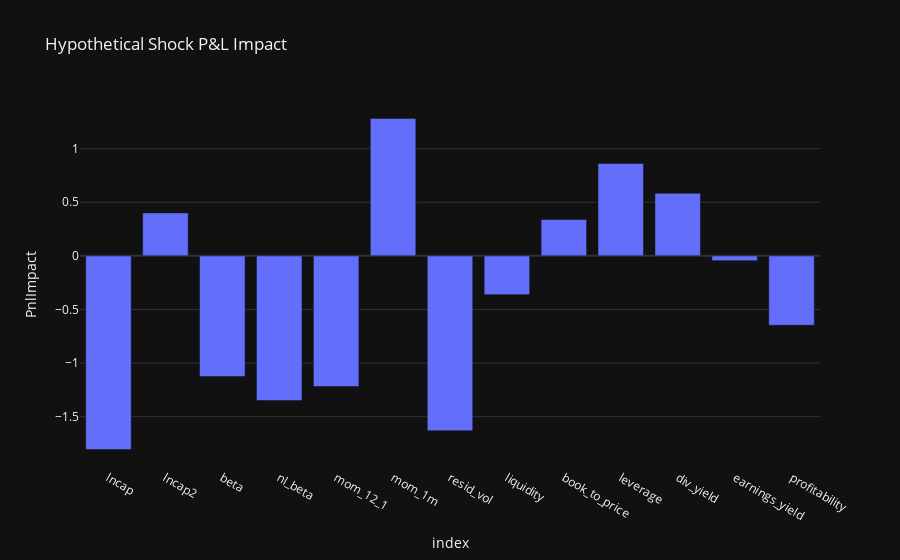

Here is the notebook cell this chart was saved with:
### Markdown cell above
## 8. Scenario Analysis
Simulate portfolio P&L under a hypothetical factor shock:

$$ \Delta \text{P\&L}_f = x_f(t)\,\Delta r_f^{\mathrm{shock}} $$

### Code cell
# 8. Scenario analysis
shock = pd.Series(np.random.randn(len(contrib.columns)), index=contrib.columns)
impact = pfa.scenario_analysis(shock, last_date)
impact_df = impact.reset_index(name='PnlImpact')
fig = px.bar(impact_df, x='index', y='PnlImpact', title='Hypothetical Shock P&L Impact')
fig.show()

### Figure 1 — Plotly figure (JSON) as saved in the notebook; plotly's stock layout.template omitted (floating-point values rounded to 4 significant figures)
{"data": [{"hovertemplate": "index=%{x}<br>PnlImpact=%{y}<extra></extra>", "legendgroup": "", "marker": {"color": "#636efa", "pattern": {"shape": ""}}, "name": "", "orientation": "v", "showlegend": false, "textposition": "auto", "x": ["lncap", "lncap2", "beta", "nl_beta", "mom_12_1", "mom_1m", "resid_vol", "liquidity", "book_to_price", "leverage", "div_yield", "earnings_yield", "profitability"], "xaxis": "x", "y": [-1.807, 0.4007, -1.126, -1.349, -1.219, 1.282, -1.631, -0.3616, 0.3403, 0.8627, 0.5845, -0.0449, -0.6471], "yaxis": "y", "type": "bar"}], "layout": {"xaxis": {"anchor": "y", "domain": [0.0, 1.0], "title": {"text": "index"}}, "yaxis": {"anchor": "x", "domain": [0.0, 1.0], "title": {"text": "PnlImpact"}}, "legend": {"tracegroupgap": 0}, "title": {"text": "Hypothetical Shock P&L Impact"}, "barmode": "relative"}}
